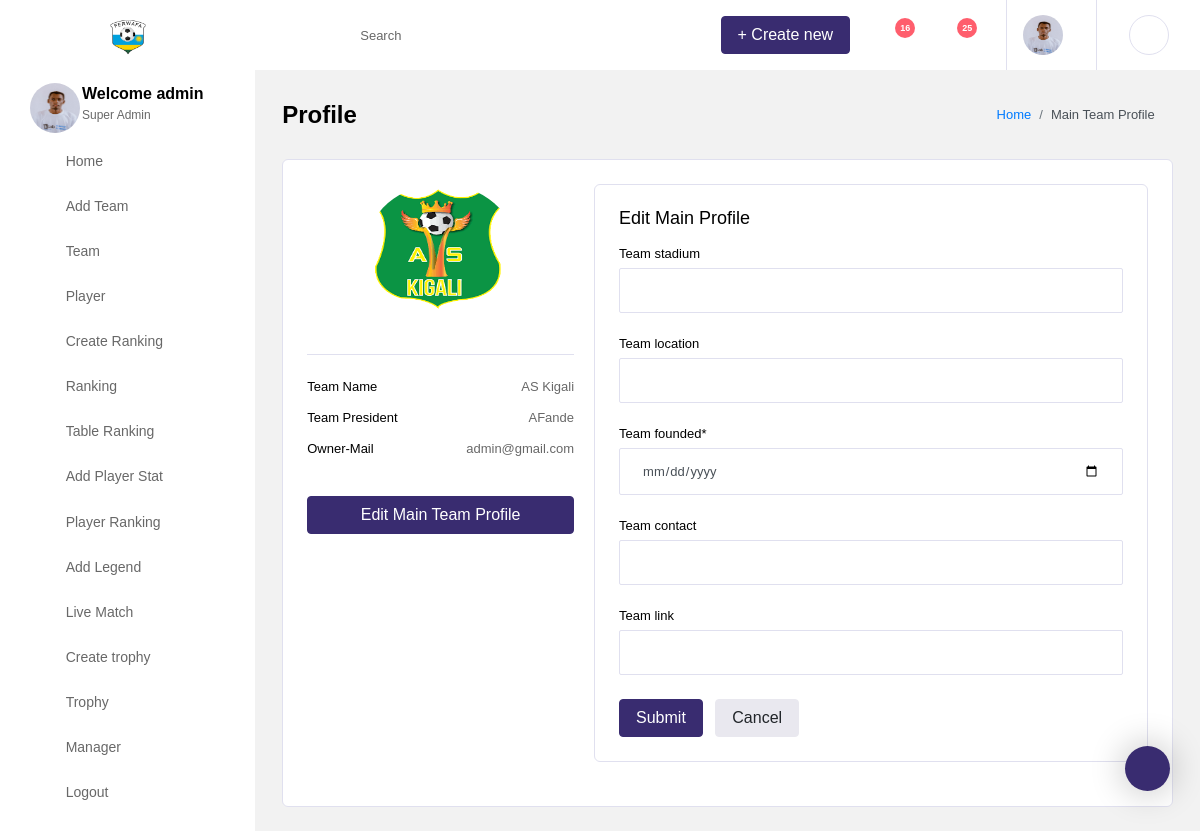
The app's page /dashboard/team_detail/4/team_profile (signed in) with its own data.
### authentication/models.py (models this page shows, shortened)
class User_profile(models.Model):
    user = models.OneToOneField(User, on_delete=models.CASCADE)
    user_image = models.ImageField(upload_to='images/', default='profile.png')
    user_location = models.CharField(max_length=100, blank=True, null=True)
    user_roles = models.CharField(max_length=100, blank=True, null=True)
    class Meta:
        verbose_name_plural = "User_profile"
        ordering = ['-id']

class User(AbstractBaseUser):
    email = models.EmailField(
        verbose_name='email address',
        max_length=255,
        unique=True,
    )
    full_name = models.CharField(max_length=255)
    phone_number = PhoneNumberField(blank=False)
    is_active = models.BooleanField(default=True)
    staff = models.BooleanField(default=False)  # a admin user; non super-user
    admin = models.BooleanField(default=False)  # a superuser
    USERNAME_FIELD = 'email'
    REQUIRED_FIELDS = ['full_name', 'phone_number']  # Email & Password are required by default.
    objects = UserManager()

### team/models.py (models this page shows, shortened)
class Team(models.Model):
    user = models.ForeignKey(User, on_delete=models.SET_NULL, null=True)
    team_name = models.CharField(max_length=50)
    team_picture = models.ImageField(upload_to='images/', default='team_logo.png')
    team_president = models.CharField(max_length=100)
    player = models.ManyToManyField('Player')
    class Meta:
        verbose_name_plural = "Team"
        ordering = ['-id']

class Team_profile(models.Model):
    team = models.OneToOneField(Team, on_delete=models.CASCADE)
    team_stadium = models.CharField(max_length=100, blank=True, null=True)
    team_location = models.CharField(max_length=100, blank=True, null=True)
    team_founded = models.DateTimeField(blank=True, null=True)
    team_contact = models.EmailField(blank=True, null=True)
    team_link = models.URLField(blank=True, null=True)
    class Meta:
        verbose_name_plural = "Team_profile"
        ordering = ['-id']

### team/views.py (the view)
# urls.py: path('team_detail/<int:id>/team_profile', team_profile, name='team_profile'),
@login_required
def team_profile(request, id):
    user = request.user
    user_profile = get_object_or_404(User_profile, user=user)
    team = get_object_or_404(Team, id=id)
    profile_team_user = get_object_or_404(Team_profile, team=team)
    form = Team_Profile_Form(request.POST or None, instance=profile_team_user)
    if form.is_valid():
        form.save()
    context = {
        'user': user,
        'profile': user_profile,
        'team': team,
        'team_profile': profile_team_user,
        'form': form
    }
    return render(request, 'dashboard_home/team_profile.html', context)

### team/forms.py
class Team_Profile_Form(forms.ModelForm):
    team_founded = forms.DateField(
        widget=forms.TextInput(
            attrs={'type': 'date'}
        )
    )
    team_contact = forms.EmailField(max_length=200, required=False)
    class Meta:
        model = Team_profile
        fields = ['team_stadium', 'team_location', 'team_founded', 'team_contact', 'team_link']

### team/templates/dashboard_home/team_profile.html (shortened to what this page needs)
{% extends 'dashboard/base.html' %}
{% load static %}
{% load crispy_forms_tags %}
{% block content %}
    <div class="main-panel">
        <div class="content-wrapper">
          <div class="page-header">
            <h3 class="page-title">
              Profile
            </h3>
            <nav aria-label="breadcrumb">
              <ol class="breadcrumb">
                <li class="breadcrumb-item"><a href="{% url 'dashboard' %}">Home</a></li>
                <li class="breadcrumb-item active" aria-current="page">Main Team Profile</li>
              </ol>
            </nav>
          </div>
          <div class="row">
            <div class="col-12">
              <div class="card">
                <div class="card-body">
                  <div class="row">
                    <div class="col-lg-4">
                      <div class="border-bottom text-center pb-4">
                        <img src="{{ team.team_picture.url }}" alt="profile" class="img-lg rounded-circle mb-3" style="height: 130px; width: 150px;"/>
                      </div>
                      <div class="py-4">
                        <p class="clearfix">
                          <span class="float-left">
                            Team Name
                          </span>
                          <span class="float-right text-muted">
                            {{ team.team_name }}
                          </span>
                        </p>
                        <p class="clearfix">
                          <span class="float-left">
                            Team President
                          </span>
                          <span class="float-right text-muted">
                            {{ team.team_president }}
                          </span>
                        </p>
                          <p class="clearfix">
                          <span class="float-left">
                            Owner-Mail
                          </span>
                          <span class="float-right text-muted">
                            {{ user.email }}
                          </span>
                        </p>
                      </div>
                      <a href="{% url 'edit_main_team_profile' team.id %}"><button class="btn btn-primary btn-block">Edit Main Team Profile</button></a>
                    </div>
                 <div class="col-lg-8 col-md-6 grid-margin stretch-card">
              <div class="card">
                <div class="card-body">
                  <h4 class="card-title">Edit Main Profile</h4>
                  <form class="forms-sample" action="" method="POST" enctype="multipart/form-data">
                    {{ form|crispy }}
                    <button type="submit" class="btn btn-primary mr-2">Submit</button>
                    <button class="btn btn-light">Cancel</button>
                  </form>
                </div>
              </div>
            </div>
                  </div>
                </div>
              </div>
            </div>
          </div>
        </div>
      </div>
{% endblock %}

### templates/dashboard/base.html (shortened to what this page needs)
<!DOCTYPE html>
<html lang="en">
<head>
    {% load static %}
  <link rel="stylesheet" href="{% static 'dashboard/vendors/iconfonts/font-awesome/css/all.min.css' %}">
  <link rel="stylesheet" href="{% static 'dashboard/vendors/css/vendor.bundle.base.css' %}">
  <link rel="stylesheet" href="{% static 'dashboard/vendors/css/vendor.bundle.addons.css' %}">
  <link rel="stylesheet" href="{% static 'dashboard/css/style.css' %}">
</head>
<body>
  <div class="container-scroller" >
    <nav class="navbar col-lg-12 col-12 p-0 fixed-top d-flex flex-row default-layout-navbar">
      <div class="text-center navbar-brand-wrapper d-flex align-items-center justify-content-center">
        <a class="navbar-brand brand-logo" href="{% url 'dashboard' %}"><img src="{% static 'images/soccer/ferwafa.png' %}" style="width: 40px; align-items: flex-start" alt="logo" /></a>
      </div>
      <div class="navbar-menu-wrapper d-flex align-items-stretch">
        <button class="navbar-toggler navbar-toggler align-self-center" type="button" data-toggle="minimize">
          <span class="fas fa-bars"></span>
        </button>
        <ul class="navbar-nav">
          <li class="nav-item nav-search d-none d-md-flex">
            <div class="nav-link">
              <div class="input-group">
                <div class="input-group-prepend">
                  <span class="input-group-text">
                    <i class="fas fa-search"></i>
                  </span>
                </div>
                <input type="text" class="form-control" placeholder="Search" aria-label="Search">
              </div>
            </div>
          </li>
        </ul>
        <ul class="navbar-nav navbar-nav-right">
          <li class="nav-item d-none d-lg-flex">
            <a class="nav-link" href="#">
              <span class="btn btn-primary">+ Create new</span>
            </a>
          </li>
          <li class="nav-item dropdown">
            <a class="nav-link count-indicator dropdown-toggle" id="notificationDropdown" href="#" data-toggle="dropdown">
              <i class="fas fa-bell mx-0"></i>
              <span class="count">16</span>
            </a>
          </li>
          <li class="nav-item dropdown">
            <a class="nav-link count-indicator dropdown-toggle" id="messageDropdown" href="#" data-toggle="dropdown" aria-expanded="false">
              <i class="fas fa-envelope mx-0"></i>
              <span class="count">25</span>
            </a>
          </li>
          <li class="nav-item nav-profile dropdown">
              {% if user.is_authenticated %}
            <a class="nav-link dropdown-toggle" href="#" data-toggle="dropdown" id="profileDropdown">
              <img src="{{ profile.user_image.url }}" alt="profile" style="width: 40px; height: 40px;"/>
            </a>
              {% endif %}
          </li>
          <li class="nav-item nav-settings d-none d-lg-block">
            <a class="nav-link" href="#">
              <i class="fas fa-ellipsis-h"></i>
            </a>
          </li>
        </ul>
      </div>
    </nav>
    <div class="container-fluid page-body-wrapper">
      <div class="theme-setting-wrapper">
        <div id="settings-trigger"><i class="fas fa-fill-drip"></i></div>
      </div>
      <nav class="sidebar sidebar-offcanvas" id="sidebar" style="height: 450px; overflow-y: scroll">
        <ul class="nav">
          <li class="nav-item nav-profile">
            <div class="nav-link">
              <div class="profile-image">
                <img src="{{ profile.user_image.url }}" alt="image" style="width: 50px; height: 50px;"/>
              </div>
              <div class="profile-name">
                {% if user.is_authenticated %}
                <p class="name">
                  Welcome {{ user.full_name }}
                </p>
                  {% endif %}
                <p class="designation">
                  Super Admin
                </p>
              </div>
            </div>
          </li>
          <li class="nav-item">
            <a class="nav-link" href="{% url 'dashboard' %}">
              <i class="fa fa-home menu-icon"></i>
              <span class="menu-title">Home</span>
            </a>
          </li>
          <li class="nav-item">
            <a class="nav-link" href="{% url 'add_team' %}">
              <i class="fa fa-puzzle-piece menu-icon"></i>
              <span class="menu-title">Add Team</span>
            </a>
          </li>
        <li class="nav-item">
            <a class="nav-link" href="{% url 'team' %}">
              <i class="fa fa-users menu-icon"></i>
              <span class="menu-title">Team</span>
            </a>
          </li>
          <li class="nav-item d-none d-lg-block">
            <a class="nav-link" href="{% url 'player' %}">
              <i class="fas fa-columns menu-icon"></i>
              <span class="menu-title">Player</span>
            </a>
          </li>
          <li class="nav-item">
            <a class="nav-link" href="{% url 'ranking_table_name' %}">
              <i class="fab fa-wpforms menu-icon"></i>
              <span class="menu-title">Create Ranking</span>
            </a>
          </li>
        <li class="nav-item">
            <a class="nav-link" href="{% url 'ranking' %}">
              <i class="fa fa-list-ol menu-icon" aria-hidden="true"></i>
              <span class="menu-title">Ranking</span>
            </a>
          </li>
        <li class="nav-item">
            <a class="nav-link" href="{% url 'table_ranking_list' %}" aria-expanded="false" aria-controls="ui-advanced">
              <i class="fa fa-table menu-icon" aria-hidden="true"></i>
              <span class="menu-title">Table Ranking</span>
            </a>
          </li>
        <li class="nav-item">
            <a class="nav-link" href="{% url 'add_player_stat' %}" aria-expanded="false" aria-controls="ui-basic">
              <i class="fa fa-plus-circle menu-icon" aria-hidden="true"></i>
              <span class="menu-title">Add Player Stat</span>
            </a>
          </li>
        <li class="nav-item">
            <a class="nav-link" href="{% url 'player_rank_official_table' %}" aria-expanded="false" aria-controls="ui-basic">
              <i class="fa fa-life-ring menu-icon"></i>
              <span class="menu-title">Player Ranking</span>
            </a>
          </li>
          <li class="nav-item">
            <a class="nav-link" href="{% url 'legend_story' %}" aria-expanded="false" aria-controls="editors">
              <i class="fas fa-pen-square menu-icon"></i>
              <span class="menu-title">Add Legend</span>
            </a>
          </li>
          <li class="nav-item">
            <a class="nav-link" href="{% url 'livematch' %}" aria-expanded="false" aria-controls="charts">
              <i class="fas fa-chart-pie menu-icon"></i>
              <span class="menu-title">Live Match</span>
            </a>
          </li>
        <li class="nav-item">
            <a class="nav-link" href="{% url 'create_trophy' %}" aria-expanded="false" aria-controls="tables">
              <i class="fas fa-table menu-icon"></i>
              <span class="menu-title">Create trophy</span>
            </a>
          </li>
          <li class="nav-item">
            <a class="nav-link" href="{% url 'trophy' %}" aria-expanded="false" aria-controls="tables">
              <i class="fas fa-table menu-icon"></i>
              <span class="menu-title">Trophy</span>
            </a>
          </li>
            <li class="nav-item">
            <a class="nav-link" href="{% url 'add_manager' %}" aria-expanded="false" aria-controls="tables">
              <i class="fa fa-id-badge menu-icon" aria-hidden="true"></i>
              <span class="menu-title">Manager</span>
            </a>
          </li>
          <li class="nav-item">
            <a class="nav-link" href="{% url 'logout' %}">
              <i class="fas fa-minus-square menu-icon"></i>
              <span class="menu-title">Logout</span>
            </a>
          </li>
        </ul>
      </nav>
      {% block content %}
        {% endblock %}
    </div>
  </div>
</body>
</html>

### records on screen
User_profile: user_image (picture)
User: full_name "admin", email "admin@gmail.com"
Team: team_picture (picture), team_name "AS Kigali", team_president "AFande"
